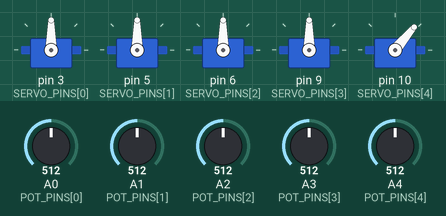
Recording of a sketch running on a simulated Arduino Nano, built with avr-gcc and run on an emulated ATmega328P. On the bench: 5 × servo. Inputs (shaded band) come from the test bench; at power-on: A0 (POT_PINS[0]) = 512, A1 (POT_PINS[1]) = 512, A2 (POT_PINS[2]) = 512, A3 (POT_PINS[3]) = 512, A4 (POT_PINS[4]) = 512.

Above: at 3.2 s.
3.3 s: A0 (POT_PINS[0]) set to 716
At 4.9 s:
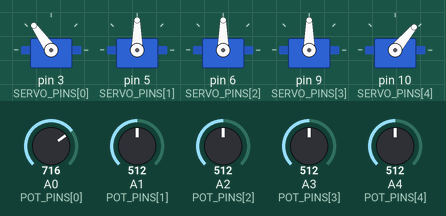
5.3 s: A1 (POT_PINS[1]) set to 190
At 7.1 s:
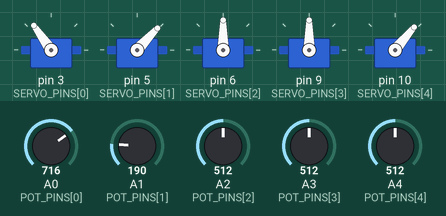
7.4 s: A2 (POT_PINS[2]) set to 992
At 9.5 s:
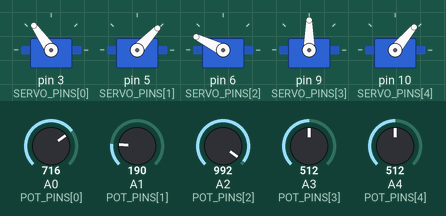
9.8 s: A3 (POT_PINS[3]) set to 716
At 10.7 s:
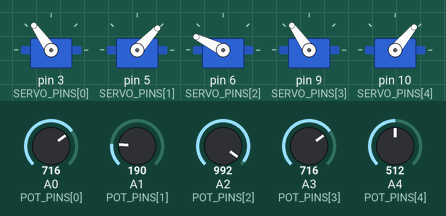
11.8 s: A4 (POT_PINS[4]) set to 716
At 13.4 s:
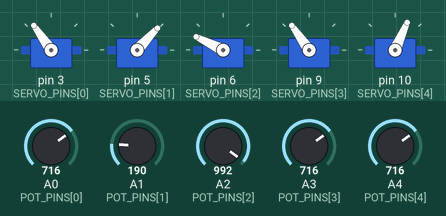
13.7 s: A0 (POT_PINS[0]) set to 30
At 16.4 s:
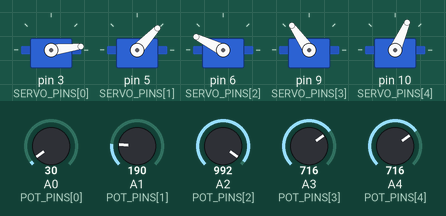
Timing chart, 0 to 17.7 s (numbered marks = the images above; inputs shaded):
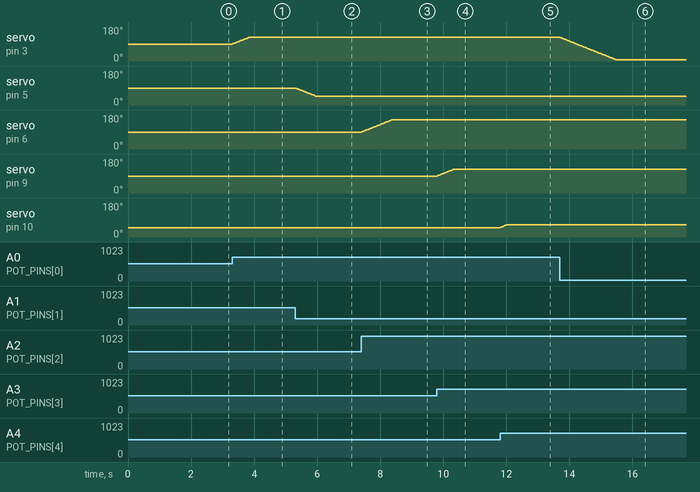

Measured:
- after the input at 3.3 s, servo on pin 3 (SERVO_PINS[0]): moves from 90° to 125° over 0.51 s, starting at once
- after the input at 5.3 s, servo on pin 5 (SERVO_PINS[1]): moves from 90° to 47° over 0.63 s, starting at once
- after the input at 7.4 s, servo on pin 6 (SERVO_PINS[2]): moves from 90° to 154° over 0.95 s, starting at once
- after the input at 9.8 s, servo on pin 9 (SERVO_PINS[3]): moves from 90° to 125° over 0.51 s, starting at once
- after the input at 11.8 s, servo on pin 10 (SERVO_PINS[4]): moves from 50° to 66° over 0.45 s, starting at once
- after the input at 13.7 s, servo on pin 3 (SERVO_PINS[0]): moves from 125° to 7° over 1.8 s, starting at once

The sketch:

arm_pot_control.ino
```cpp
// 5DOF arm: manual control with 5 potentiometers
// Board: Arduino Nano. Servos on a separate 5V supply (grounds connected to the Nano).
//
// Joints: J1 base, J2 shoulder, J3 elbow, J4 wrist, J5 gripper
// Pots (wiper to analog pin, outer pins to 5V and GND): A0..A4
//
// Tune the values in the "SETTINGS" block for your own arm before powering the servos
// under load. The angle limits below are placeholders: find each joint's real safe
// range by hand-testing, then update MIN_ANGLE / MAX_ANGLE.

#include <Servo.h>

// ----------------------------- SETTINGS -----------------------------
const uint8_t NUM_JOINTS = 5;

const uint8_t SERVO_PINS[NUM_JOINTS] = {3, 5, 6, 9, 10};
const uint8_t POT_PINS[NUM_JOINTS]   = {A0, A1, A2, A3, A4};

//                                       J1   J2   J3   J4   J5
const int MIN_ANGLE[NUM_JOINTS]      = {  0,  20,  20,   0,  10};
const int MAX_ANGLE[NUM_JOINTS]      = {180, 160, 160, 180,  90};
const int HOME_ANGLE[NUM_JOINTS]     = { 90,  90,  90,  90,  50};  // must be within limits
const bool REVERSE[NUM_JOINTS]       = {false, false, false, false, false};  // flip a pot's direction

const float POT_SMOOTHING   = 0.15;   // 0..1, lower = smoother but slower to respond
const float DEADBAND_DEG    = 1.5;    // ignore target changes smaller than this (stops jitter)
const float MAX_STEP_DEG    = 1.0;    // max degrees a joint moves per update (speed limit)
const unsigned long UPDATE_MS = 15;   // update interval; 1 deg / 15 ms = about 66 deg/s
const unsigned long ATTACH_DELAY_MS = 400;  // stagger servo start-up to limit current spikes

const bool DEBUG_SERIAL = false;      // set true to print joint angles at 115200 baud
// --------------------------------------------------------------------

Servo servos[NUM_JOINTS];
float potFiltered[NUM_JOINTS];
float targetAngle[NUM_JOINTS];
float currentAngle[NUM_JOINTS];
int lastWritten[NUM_JOINTS];
unsigned long lastUpdate = 0;
unsigned long lastPrint = 0;

float potToAngle(int joint, float potValue) {
  float t = potValue / 1023.0;
  if (REVERSE[joint]) t = 1.0 - t;
  float angle = MIN_ANGLE[joint] + t * (MAX_ANGLE[joint] - MIN_ANGLE[joint]);
  return constrain(angle, MIN_ANGLE[joint], MAX_ANGLE[joint]);
}

void setup() {
  if (DEBUG_SERIAL) Serial.begin(115200);

  // Start every joint at its home angle, one at a time, so the servos
  // do not all draw start-up current together.
  for (uint8_t i = 0; i < NUM_JOINTS; i++) {
    currentAngle[i] = HOME_ANGLE[i];
    targetAngle[i]  = HOME_ANGLE[i];
    lastWritten[i]  = HOME_ANGLE[i];
    servos[i].write(HOME_ANGLE[i]);
    servos[i].attach(SERVO_PINS[i]);
    delay(ATTACH_DELAY_MS);
  }

  // Seed the filters with the current pot positions so there is no
  // slow "catch-up" at start. The arm then ramps gently toward the pots.
  for (uint8_t i = 0; i < NUM_JOINTS; i++) {
    potFiltered[i] = analogRead(POT_PINS[i]);
    targetAngle[i] = potToAngle(i, potFiltered[i]);
  }
}

void loop() {
  unsigned long now = millis();
  if (now - lastUpdate < UPDATE_MS) return;
  lastUpdate = now;

  for (uint8_t i = 0; i < NUM_JOINTS; i++) {
    // 1) read and smooth the pot
    int raw = analogRead(POT_PINS[i]);
    potFiltered[i] += POT_SMOOTHING * (raw - potFiltered[i]);

    // 2) convert to a target angle, only update if it moved enough
    float newTarget = potToAngle(i, potFiltered[i]);
    if (fabs(newTarget - targetAngle[i]) > DEADBAND_DEG) {
      targetAngle[i] = newTarget;
    }

    // 3) move toward the target at a limited speed
    float diff = targetAngle[i] - currentAngle[i];
    if (fabs(diff) <= MAX_STEP_DEG) {
      currentAngle[i] = targetAngle[i];
    } else {
      currentAngle[i] += (diff > 0) ? MAX_STEP_DEG : -MAX_STEP_DEG;
    }

    // 4) write only when the integer angle changes
    int out = (int)(currentAngle[i] + 0.5);
    if (out != lastWritten[i]) {
      servos[i].write(out);
      lastWritten[i] = out;
    }
  }

  if (DEBUG_SERIAL && now - lastPrint > 200) {
    lastPrint = now;
    for (uint8_t i = 0; i < NUM_JOINTS; i++) {
      Serial.print(lastWritten[i]);
      Serial.print(i < NUM_JOINTS - 1 ? "\t" : "\n");
    }
  }
}
```
